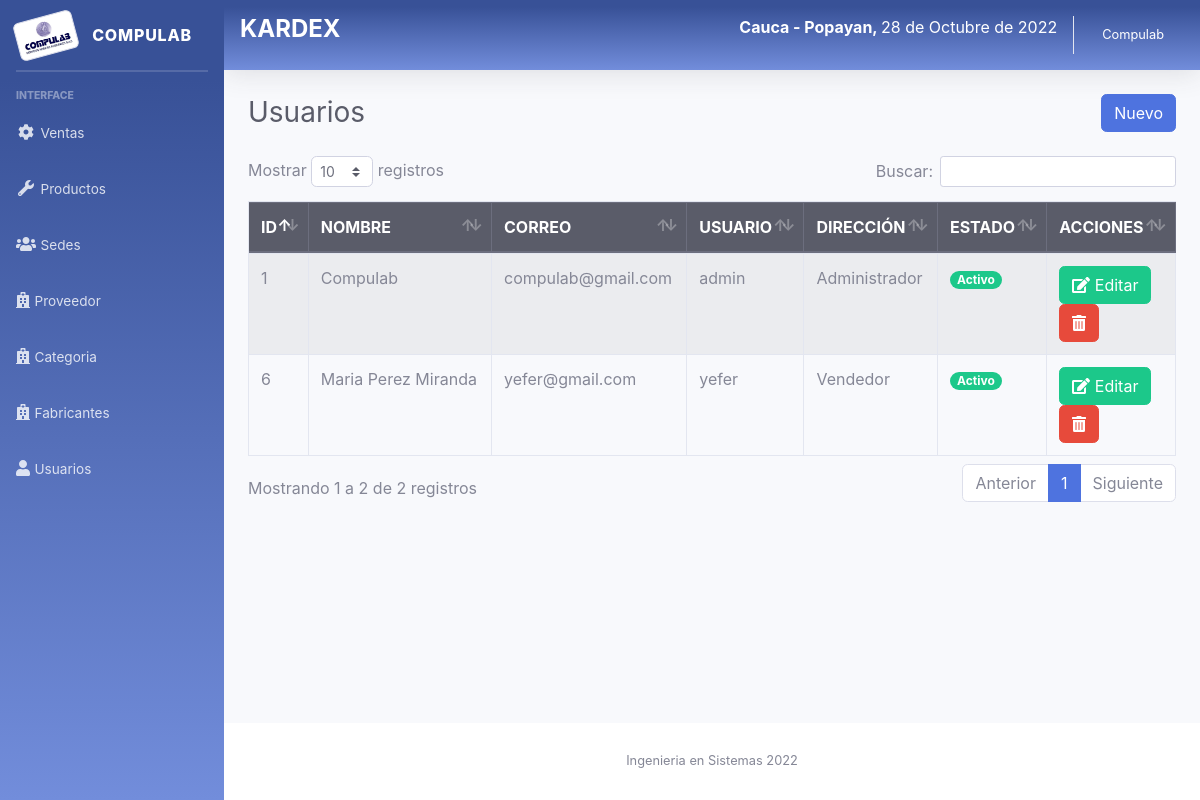
The page /sistema/lista_usuarios.php (signed in) on the database its author committed.
### tables this page shows
CREATE TABLE `usuario` (
  `idusuario` int(11) NOT NULL,
  `nombre` varchar(100) NOT NULL,
  `correo` varchar(100) NOT NULL,
  `usuario` varchar(20) NOT NULL,
  `clave` varchar(50) NOT NULL,
  `rol` int(11) NOT NULL,
  `estado` int(11) DEFAULT NULL
);

CREATE TABLE `rol` (
  `idrol` int(11) NOT NULL,
  `rol` varchar(50) NOT NULL
);

### sistema/lista_usuarios.php (the view)
<?php include_once "includes/header.php"; ?>
<div class="container-fluid">
	<div class="d-sm-flex align-items-center justify-content-between mb-4">
		<h1 class="h3 mb-0 text-gray-800">Usuarios</h1>
		<?php if ($_SESSION['rol'] == 1) { ?>
		<a href="registro_usuario.php" class="btn btn-primary">Nuevo</a>
		<?php } ?>
	</div>
	<div class="row">
		<div class="col-lg-12">
			<div class="table-responsive">
				<table class="table table-striped table-bordered" id="table">
					<thead class="thead-dark">
						<tr>
							<th>ID</th>
							<th>NOMBRE</th>
							<th>CORREO</th>
							<th>USUARIO</th>
							<th>DIRECCIÓN</th>
							<th>ESTADO</th>
							<?php if ($_SESSION['rol'] == 1) { ?>
							<th>ACCIONES</th>
							<?php }?>
						</tr>
					</thead>
					<tbody>
						<?php
						include "../conexion.php";
						$query = mysqli_query($conexion, "SELECT u.idusuario, u.nombre, u.correo, u.usuario, r.rol, u.estado FROM usuario u INNER JOIN rol r ON u.rol = r.idrol");
						$result = mysqli_num_rows($query);
						if ($result > 0) {
							while ($data = mysqli_fetch_assoc($query)) {
								if ($data['estado'] == 1) {
									$estado = '<span class="badge badge-pill badge-success">Activo</span>';
								} else {
									$estado = '<span class="badge badge-pill badge-danger">Inactivo</span>';
								}
								?>
								<tr>
									<td><?php echo $data['idusuario']; ?></td>
									<td><?php echo $data['nombre']; ?></td>
									<td><?php echo $data['correo']; ?></td>
									<td><?php echo $data['usuario']; ?></td>
									<td><?php echo $data['rol']; ?></td>
									<td><?php echo $estado ?></td>
									<?php if ($_SESSION['rol'] == 1) { ?>
									<td>
										<a href="editar_usuario.php?id=<?php echo $data['idusuario']; ?>" class="btn btn-success"><i class='fas fa-edit'></i> Editar</a>
										<form action="eliminar_usuario.php?id=<?php echo $data['idusuario']; ?>" method="post" class="confirmar d-inline">
											<button class="btn btn-danger" type="submit"><i class='fas fa-trash-alt'></i> </button>
										</form>
									</td>
									<?php } ?>
								</tr>
						<?php }
						} ?>
					</tbody>
				</table>
			</div>
		</div>
	</div>
</div>
</div>
<?php include_once "includes/footer.php"; ?>

### sistema/includes/header.php (shortened to what this page needs)
<?php
include "includes/functions.php";
?>
<!DOCTYPE html>
<html lang="en">
<head>
	<link href="css/sb-admin-2.min.css" rel="stylesheet">
	<link rel="stylesheet" href="css/dataTables.bootstrap4.min.css">
	<link rel="stylesheet" href="css/style.css">
</head>
<body id="page-top">
	<div id="wrapper">
		<?php include_once "includes/menu.php"; ?>
		<div id="content-wrapper" class="d-flex flex-column">
			<div id="content">
				<nav class="menu navbar navbar-expand navbar-light bg-primary text-white topbar mb-4 static-top shadow">
					<div class="input-group">
						<h4><strong>KARDEX</strong></h4>
						<p class="ml-auto"><strong>Cauca - Popayan, </strong><?php echo fechaPeru(); ?></p>
					</div>
					<ul class="navbar-nav ml-auto">
						<li class="nav-item dropdown no-arrow">
							<a class="nav-link dropdown-toggle" href="#" id="userDropdown" role="button" data-toggle="dropdown" aria-haspopup="true" aria-expanded="false">
								<span class="mr-2 d-none d-lg-inline small text-white"><?php echo $_SESSION['nombre']; ?></span>
							</a>
						</li>
					</ul>
				</nav>

### sistema/includes/menu.php (shortened to what this page needs)
<ul class=" menu navbar-nav bg-gradient-primary sidebar sidebar-dark accordion" id="accordionSidebar">
	<a class="sidebar-brand d-flex align-items-center justify-content-center" href="index.php">
		<div class="sidebar-brand-icon rotate-n-15">
			<img src="img/icono.jpeg" class="img-thumbnail">
		</div>
		<div class="sidebar-brand-text mx-3">Compulab</div>
	</a>
	<hr class="sidebar-divider my-0">
	<hr class="sidebar-divider">
	<div class="sidebar-heading">
		Interface
	</div>
	<li class="nav-item">
		<a class="nav-link collapsed" href="#" data-toggle="collapse" data-target="#collapseTwo" aria-expanded="true" aria-controls="collapseTwo">
			<i class="fas fa-fw fa-cog"></i>
			<span>Ventas</span>
		</a>
	</li>
	<li class="nav-item">
		<a class="nav-link collapsed" href="#" data-toggle="collapse" data-target="#collapseUtilities" aria-expanded="true" aria-controls="collapseUtilities">
			<i class="fas fa-fw fa-wrench"></i>
			<span>Productos</span>
		</a>
	</li>
	<li class="nav-item">
		<a class="nav-link collapsed" href="#" data-toggle="collapse" data-target="#collapseClientes" aria-expanded="true" aria-controls="collapseUtilities">
			<i class="fas fa-users"></i>
			<span>Sedes</span>
		</a>
	</li>
	<li class="nav-item">
		<a class="nav-link collapsed" href="#" data-toggle="collapse" data-target="#collapseProveedor" aria-expanded="true" aria-controls="collapseUtilities">
			<i class="fas fa-hospital"></i>
			<span>Proveedor</span>
		</a>
	</li>
	<li class="nav-item">
		<a class="nav-link collapsed" href="#" data-toggle="collapse" data-target="#collapseCategoria" aria-expanded="true" aria-controls="collapseUtilities">
			<i class="fas fa-hospital"></i>
			<span>Categoria</span>
		</a>
	</li>
	<li class="nav-item">
		<a class="nav-link collapsed" href="#" data-toggle="collapse" data-target="#collapseFabricante" aria-expanded="true" aria-controls="collapseUtilities">
			<i class="fas fa-hospital"></i>
			<span>Fabricantes</span>
		</a>
	</li>
	<?php if ($_SESSION['rol'] == 1) { ?>
		<li class="nav-item">
			<a class="nav-link collapsed" href="#" data-toggle="collapse" data-target="#collapseUsuarios" aria-expanded="true" aria-controls="collapseUtilities">
				<i class="fas fa-user"></i>
				<span>Usuarios</span>
			</a>
		</li>
	<?php } ?>
</ul>

### sistema/includes/footer.php (shortened to what this page needs)
<footer class="sticky-footer bg-white">
  <div class="container my-auto">
    <div class="copyright text-center my-auto">
      <span>Ingenieria en Sistemas <?php echo date("Y"); ?></span>
    </div>
  </div>
</footer>
</div>
</div>
</body>
</html>

### sistema/css/style.css (style rules this page uses)
.menu { background-color: #3662db; background-image: linear-gradient(180deg,#385197 10%,#728ddb 100%); background-size: cover; }
.img-thumbnail { padding: .25rem; background-color: #fff; border: 1px solid #dddfeb; border-radius: .35rem; max-width: 100%; height: 100%; }

### rows shown on the page
usuario: idusuario "1", nombre "Compulab", correo "compulab@gmail.com", usuario "admin", rol.rol "Administrador", estado "Activo"
usuario: idusuario "6", nombre "Maria Perez Miranda", correo "yefer@gmail.com", usuario "yefer", rol.rol "Vendedor", estado "Activo"

### other values the page prints
fechaPeru() "28 de Octubre de 2022"
$_SESSION['nombre'] "Compulab"
